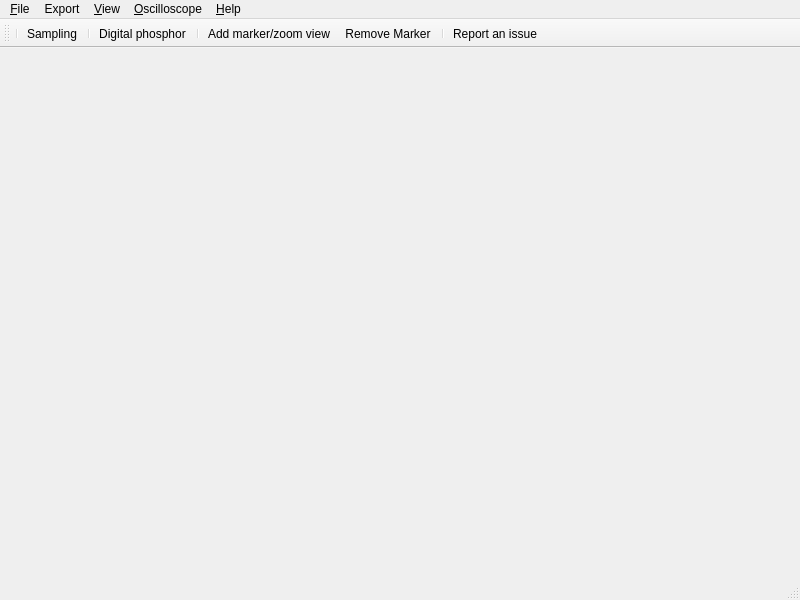
<?xml version="1.0" encoding="UTF-8"?>
<ui version="4.0">
 <class>MainWindow</class>
 <widget class="QMainWindow" name="MainWindow">
  <property name="geometry">
   <rect>
    <x>0</x>
    <y>0</y>
    <width>800</width>
    <height>600</height>
   </rect>
  </property>
  <property name="windowTitle">
   <string>MainWindow</string>
  </property>
  <widget class="QWidget" name="centralwidget"/>
  <widget class="QMenuBar" name="menubar">
   <property name="geometry">
    <rect>
     <x>0</x>
     <y>0</y>
     <width>800</width>
     <height>25</height>
    </rect>
   </property>
   <widget class="QMenu" name="menuFile">
    <property name="title">
     <string>&amp;File</string>
    </property>
    <addaction name="actionOpen"/>
    <addaction name="actionSave"/>
    <addaction name="actionSave_as"/>
    <addaction name="separator"/>
    <addaction name="actionExit"/>
   </widget>
   <widget class="QMenu" name="menuView">
    <property name="title">
     <string>&amp;View</string>
    </property>
    <addaction name="actionDigital_phosphor"/>
    <addaction name="actionAddMarker"/>
    <addaction name="actionDocks"/>
   </widget>
   <widget class="QMenu" name="menuOscilloscope">
    <property name="title">
     <string>&amp;Oscilloscope</string>
    </property>
    <addaction name="actionSettings"/>
    <addaction name="separator"/>
    <addaction name="actionSampling"/>
   </widget>
   <widget class="QMenu" name="menuHelp">
    <property name="title">
     <string>&amp;Help</string>
    </property>
    <addaction name="actionAbout"/>
   </widget>
   <widget class="QMenu" name="menuExport">
    <property name="title">
     <string>Export</string>
    </property>
   </widget>
   <addaction name="menuFile"/>
   <addaction name="menuExport"/>
   <addaction name="menuView"/>
   <addaction name="menuOscilloscope"/>
   <addaction name="menuHelp"/>
  </widget>
  <widget class="QStatusBar" name="statusbar"/>
  <widget class="QToolBar" name="toolBar">
   <property name="windowTitle">
    <string>toolBar</string>
   </property>
   <attribute name="toolBarArea">
    <enum>TopToolBarArea</enum>
   </attribute>
   <attribute name="toolBarBreak">
    <bool>false</bool>
   </attribute>
   <addaction name="separator"/>
   <addaction name="actionSampling"/>
   <addaction name="separator"/>
   <addaction name="actionDigital_phosphor"/>
   <addaction name="separator"/>
   <addaction name="actionAddMarker"/>
   <addaction name="actionRemoveMarker"/>
   <addaction name="separator"/>
   <addaction name="actionReport_an_issue"/>
  </widget>
  <action name="actionOpen">
   <property name="text">
    <string>Open layout</string>
   </property>
   <property name="shortcut">
    <string>Ctrl+O</string>
   </property>
  </action>
  <action name="actionSave">
   <property name="text">
    <string>Save layout</string>
   </property>
   <property name="shortcut">
    <string>Ctrl+S</string>
   </property>
  </action>
  <action name="actionSave_as">
   <property name="text">
    <string>Save as ...</string>
   </property>
   <property name="shortcut">
    <string>Ctrl+Shift+S</string>
   </property>
  </action>
  <action name="actionExit">
   <property name="text">
    <string>Exit</string>
   </property>
   <property name="shortcut">
    <string>Ctrl+Q</string>
   </property>
  </action>
  <action name="actionDigital_phosphor">
   <property name="checkable">
    <bool>true</bool>
   </property>
   <property name="text">
    <string>Digital phosphor</string>
   </property>
  </action>
  <action name="actionAbout">
   <property name="text">
    <string>About</string>
   </property>
   <property name="shortcut">
    <string>Ctrl+A</string>
   </property>
  </action>
  <action name="actionSettings">
   <property name="text">
    <string>Settings</string>
   </property>
  </action>
  <action name="actionSampling">
   <property name="checkable">
    <bool>true</bool>
   </property>
   <property name="text">
    <string>Sampling</string>
   </property>
   <property name="shortcut">
    <string>Space</string>
   </property>
  </action>
  <action name="actionAddMarker">
   <property name="text">
    <string>Add marker/zoom view</string>
   </property>
  </action>
  <action name="actionDocks">
   <property name="text">
    <string>Docks</string>
   </property>
  </action>
  <action name="actionReport_an_issue">
   <property name="text">
    <string>Report an issue</string>
   </property>
  </action>
  <action name="actionRemoveMarker">
   <property name="text">
    <string>Remove Marker</string>
   </property>
   <property name="toolTip">
    <string>Remove current marker and zoomview</string>
   </property>
  </action>
 </widget>
 <resources/>
 <connections/>
</ui>
